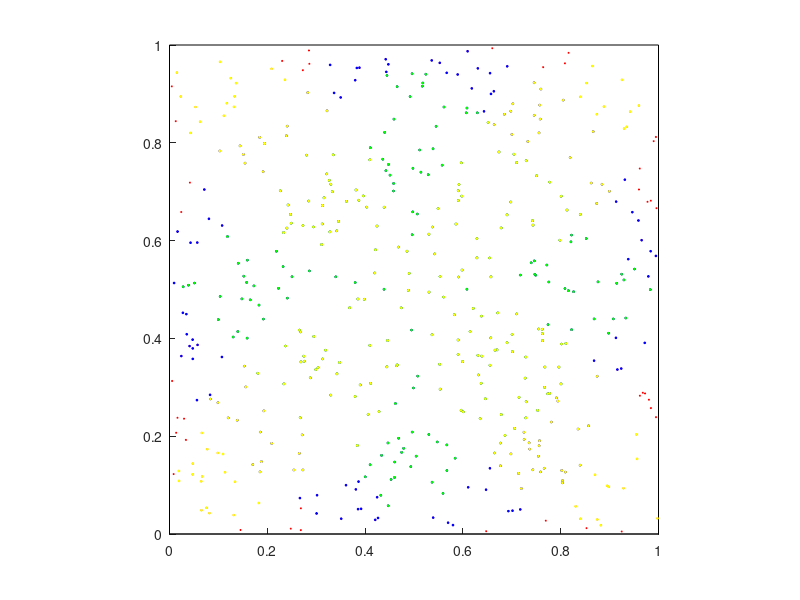

This figure's MATLAB source:
pkg load statistics

function problem1

  cazPos = 1000;
  cazFav = 0;

  for i = 1 : cazPos

    if length(unique(randi(365, 1, 23))) < 23
      cazFav++;
    endif

  endfor

  disp(cazFav / cazPos);

end

function problem2
  clf;
  hold on;
  axis square;
  rectangle("Position", [0, 0, 1, 1]);
  N = 500;
  frecCircle = 0;
  frecDistance = 0;
  frecTr = 0;
  for i = 1 : N
    x = rand;
    y = rand;
    centerDistance = pdist([x,y;0.5,0.5]);
    leftDownPoint = pdist([x,y;0,0]);
    rightDownPoint = pdist([x,y;1,0]);
    leftUpPoint = pdist([x,y;0,1]);
    rightUpPoint = pdist([x,y;1,1]);
    minimPoint = min([leftDownPoint, rightDownPoint, leftUpPoint, rightUpPoint]);
    trObtuz = 0;
    plot(x,y, 'dm', 'MarkerSize', 1, 'MarkerFaceColor', 'r', 'MarkerEdgeColor', 'r');
    if (x - 1/2)^2 + (y - 1/2)^2 <= 1/4
      plot(x,y, 'dm', 'MarkerSize', 1.5, 'MarkerFaceColor', 'b', 'MarkerEdgeColor', 'b');
      frecCircle++;
    endif
    if centerDistance <= minimPoint
        plot(x,y, 'dm', 'MarkerSize', 1.5, 'MarkerFaceColor', 'g', 'MarkerEdgeColor', 'g');
        frecDistance++;
    endif
    if leftDownPoint^2 + rightDownPoint^2 < 1
      trObtuz++;
    endif
    if leftDownPoint^2 + leftUpPoint^2 < 1
      trObtuz++;
    endif
    if leftUpPoint^2 + rightUpPoint^2 < 1
      trObtuz++;
    endif
    if rightUpPoint^2 + rightDownPoint^2 < 1
      trObtuz++;
    endif
    if 2 == trObtuz
      plot(x,y, 'dm', 'MarkerSize', 1.5, 'MarkerFaceColor', 'y', 'MarkerEdgeColor', 'y');
      frecTr++;
    endif
  endfor
  disp(frecCircle/N);
  disp(frecDistance/N);
  disp(frecTr/N);
end

problem1;
problem2;
